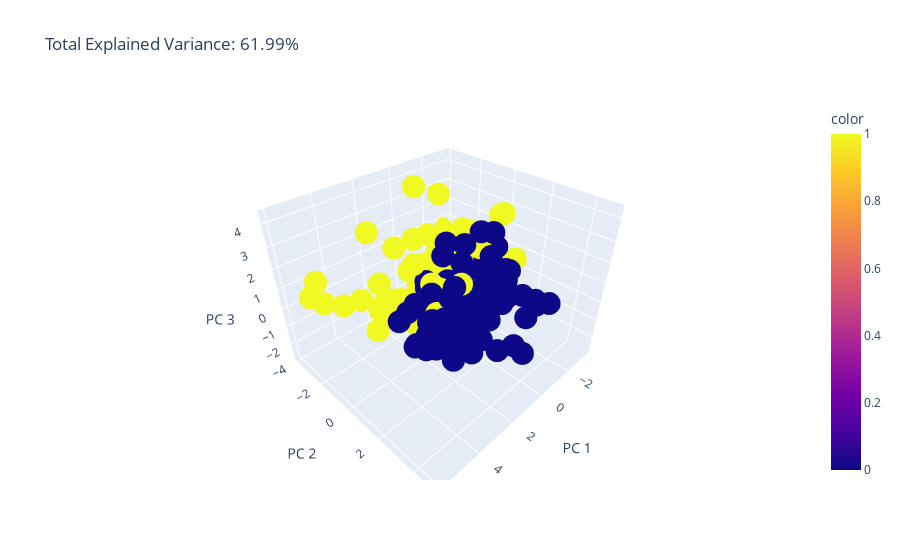

Here is the notebook cell this chart was saved with:
### Markdown cell above
From this graph, we can see the principal components and to this chart we're adding the target* we created previously. The results were somewhat expected but something we see here is how achieving Deep Sleep is somewhat related to the minutes of activity, but that is not all. Sleeping more than 7 hours is not defined either by activity or sedentary behaviours.

**Colors may vary but if color = 1 this is a point where I slept more than 7 hours.*

Lets try to add another PC to see if we maintain these two boundaries.

### Code cell
total_var = pca.explained_variance_ratio_[:3].sum()*100

fig = px.scatter_3d(
    reduced, x=0, y=1, z=2, color=target,
    title=f'Total Explained Variance: {total_var:.2f}%',
    labels={'0': 'PC 1', '1': 'PC 2', '2': 'PC 3'}
)
fig.show()

### Figure 1 — Plotly figure (JSON) as saved in the notebook; plotly's stock layout.template omitted (floating-point values rounded to 4 significant figures; data arrays with more than 128 entries replaced by an {"elided": "..."} marker saying what was removed)
{"data": [{"hovertemplate": "PC 1=%{x}<br>PC 2=%{y}<br>PC 3=%{z}<br>color=%{marker.color}<extra></extra>", "legendgroup": "", "marker": {"color": {"elided": "242 int values"}, "coloraxis": "coloraxis", "symbol": "circle"}, "mode": "markers", "name": "", "scene": "scene", "showlegend": false, "type": "scatter3d", "x": {"elided": "242 float values"}, "y": {"elided": "242 float values"}, "z": {"elided": "242 float values"}}], "layout": {"coloraxis": {"colorbar": {"title": {"text": "color"}}, "colorscale": [[0, "#0d0887"], [0.1111, "#46039f"], [0.2222, "#7201a8"], [0.3333, "#9c179e"], [0.4444, "#bd3786"], [0.5556, "#d8576b"], [0.6667, "#ed7953"], [0.7778, "#fb9f3a"], [0.8889, "#fdca26"], [1, "#f0f921"]]}, "legend": {"tracegroupgap": 0}, "scene": {"domain": {"x": [0, 1], "y": [0, 1]}, "xaxis": {"title": {"text": "PC 1"}}, "yaxis": {"title": {"text": "PC 2"}}, "zaxis": {"title": {"text": "PC 3"}}}, "title": {"text": "Total Explained Variance: 61.99%"}}}
